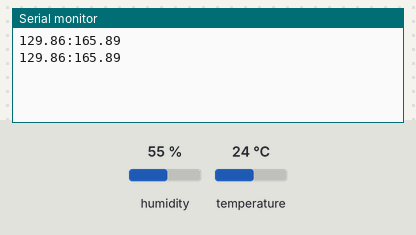
Recording of a sketch running on a simulated Arduino Uno, built with avr-gcc and run on an emulated ATmega328P. On the bench: the last lines printed to the serial monitor. The test bench sets the inputs (shaded band); at power-on: humidity 55 %, temperature 24 °C.

Above: at 2.8 s.
2.9 s: humidity set to 22 %
At 4.9 s:
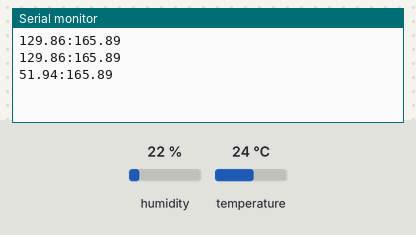
5.6 s: temperature set to 12 °C
At 7.3 s:
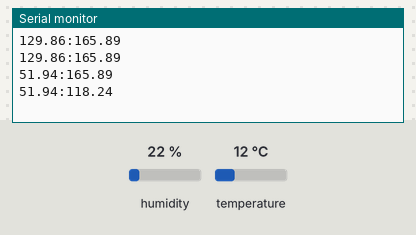
8.3 s: humidity set to 40 %
At 10.9 s:
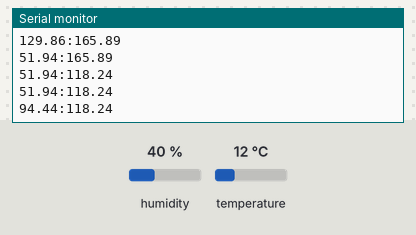
Timing chart, 0 to 12.4 s (numbered marks = the images above; inputs shaded):
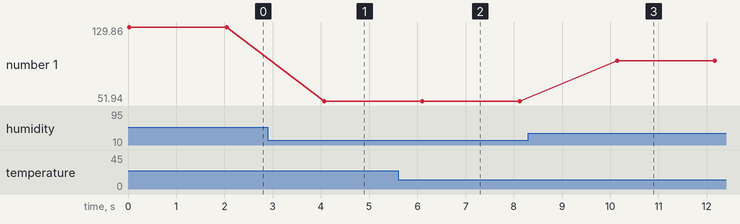

Measured:
- after the input at 2.9 s, the serial monitor: prints a new line after 1.2 s (image 1)
- after the input at 5.6 s, the serial monitor: prints a new line after 0.50 s (image 2)
- after the input at 8.3 s, the serial monitor: prints a new line after 1.8 s (image 3)
- plotted number 1: 129.86 → 51.94 after the input at 2.9 s, 51.94 → 94.44 after the input at 8.3 s

The sketch:

ambient_ht.ino
```cpp
// A script for taking temperature & humidity sensor readings
// and writing the data to the serial port.

#include "DHT.h"
#define dht11_pin 2

DHT dht11(dht11_pin, DHT11);


void setup() {
  Serial.begin(9600); // set baud rate
  dht11.begin();      // initialize the sensor
}

void loop() {
  // Read ambient humidity & temperature (F)
  float humidity = dht11.readHumidity();
  float temperature = dht11.readTemperature(true);

  // Correct readings
  float scaled_humidity = humidity * 51/21.6;
  float scaled_temperature = temperature * 2.206;

  // Output data to the serial port
  Serial.print(scaled_humidity);
  Serial.print(":");
  Serial.print(scaled_temperature);
  Serial.print("\n");

  delay(2000);        // pause 2s before re-running loop
}
```
